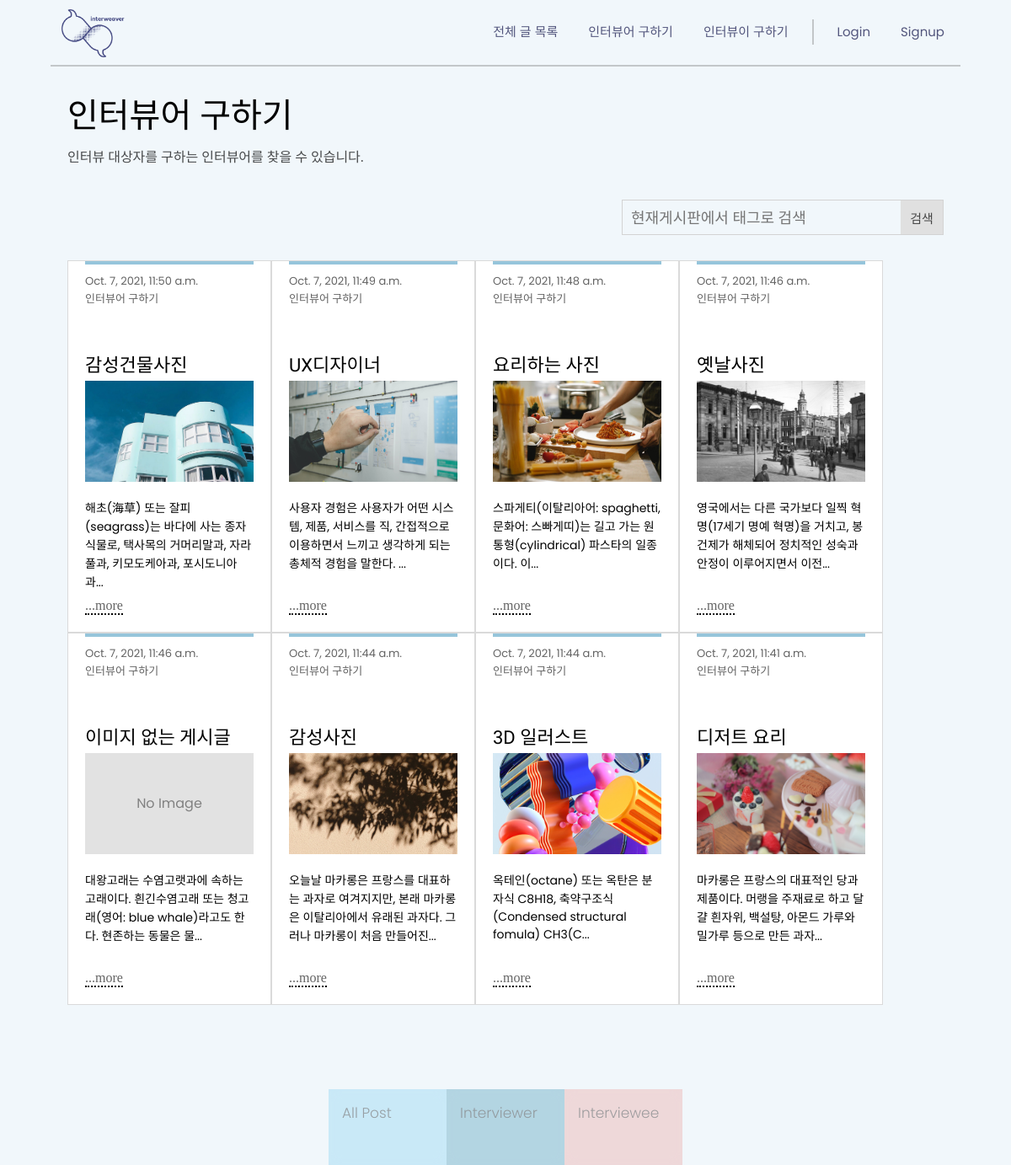
Page /blog/cate01 on the committed database.
### blog/models.py (models this page shows, shortened)
class Blog(models.Model):
    writer = models.ForeignKey(CustomUser, on_delete=models.CASCADE, null=True)
    category = models.ForeignKey(Category, on_delete=models.CASCADE, null=True)
    title = models.CharField(max_length=200)
    pub_date = models.DateTimeField('date published')
    image = models.ImageField(upload_to='images/', blank=True, null=True)
    body = models.TextField()
    hashtag = models.ManyToManyField(HashTag)
    like = models.ManyToManyField(CustomUser, related_name='likes', blank=True)
    def summary(self):
        return self.body[:70]

class Category(models.Model):
    category_name = models.CharField(max_length=30)
    parent = models.ForeignKey(
        'self', on_delete=models.CASCADE, blank=True, null=True)
    class Meta:
        unique_together = ["category_name"]
    def __str__(self):
        return self.category_name

### blog/views.py (the view)
# urls.py: path('blog/cate01', blog.views.cate01, name="cate01"),
def cate01(request):
    blogs = Blog.objects.all().filter(category_id=1).order_by('-pub_date')
    return render(request, 'cate01.html', {'blogs': blogs})

### blog/templates/cate01.html (shortened to what this page needs)
<!DOCTYPE html>
<html lang="en">
<head>
    <link rel="stylesheet" type="text/css" href="/static/css/base_gnb.css" />
    <link rel="stylesheet" type="text/css" href="/static/css/cate01.css" />
    <link rel="stylesheet" type="text/css" href="/static/css/base_nav.css" />
</head>
<body>
    {% extends 'base_gnb.html' %}
    {% block content %}
    <div class = "wrap02">
        <div><p>인터뷰어 구하기</p></div>
        <div><p>인터뷰 대상자를 구하는 인터뷰어를 찾을 수 있습니다.</p></div>
    </div>
    <div class = "wrap_form">
        <form class = "search" method='POST' action="{% url 'search01' %}">
            <input type="text" name="keyword" placeholder="현재게시판에서 태그로 검색">
            <button class="button" type="submit">검색</button>
        </form>
    </div>
    <div class = "wrap03">
        <div>
            {% for blog in blogs.all %}
            <a href="{% url 'detail' blog.id %}">
            <div class = "blog_post" >
                <div class = "top_line"></div>
                <p class = "blog_info">
                    {{ blog.pub_date }}<br>
                    {{ blog.category }}
                </p>
                <h1 class = "blog_title">{{ blog.title}}</h1>
                <div class = "image_wrap">
                {% if blog.image %}
                <img class="blog_image" src="{{ blog.image.url }}">
                {% endif %}
                {% if not blog.image %}
                <div>No Image</div>
                {% endif %}
            </div>
            <p class = "blog_sum">{{ blog.summary }}...</p>
            <a class = "more" href="{% url 'detail' blog.id %}">...more</a>
            </div>
        </a>
        {% endfor %}
        </div>
    </div>
    <div class = "nav_wrap">
        <div class = "nav_card">
            <a href="{% url 'all_list' %}"><p>All Post</p></a>
            <a href="{% url 'cate01' %}"><p>Interviewer</p></a>
            <a href="{% url 'cate02' %}"><p>Interviewee </p></a>
        </div>
    </div>
    {% endblock %}

### blog/static/css/cate01.css (style rules this page uses)
* { margin: 0; padding: 0; }
a { text-decoration: none; }
html { scroll-behavior: smooth; }
body { min-width: 1000px; background-color: #f1f7fb; margin: 0; }
.wrap02 { padding-top: 75px; width: 100%; }
.wrap02 > div:nth-child(1) { margin-bottom: 10px; margin-top: 30px; margin-left: 80px; font-family: "Pretendard-Regular"; font-size: 40px; font-weight: 300; }
.wrap02 > div:nth-child(2) { margin-bottom: 40px; margin-left: 80px; font-family: "Pretendard-Regular"; font-size: 1em; font-weight: 400; opacity: 0.7; }
.wrap_form { width: 100%; }
.wrap_form > .search { float: right; display: block; margin-right: 80px; margin-bottom: 30px; height: 40px; width: 380px; border: 1px solid lightgrey; }
.search > input { font-size: 18px; line-height: 23px; padding: 10px; border: 0px; width: 250px; float: left; outline: none; background-color: rgba(0, 0, 0, 0); font-family: "Pretendard-Regular"; }
.search > button { float: right; width: 50px; height: 100%; border: 0px; background-color: rgb(224, 224, 224); font-family: "Pretendard-Regular"; color: #464646; font-size: 15px; transition: 0.3s; }
.wrap03 { width: 100%; display: flex; margin-bottom: 100px; }
.wrap03 > div:nth-child(1) { margin: 0 auto; margin-left: 80px; display: flex; flex-direction: row; flex-wrap: wrap; }
.wrap03 > div:nth-child(1) > div { display: block; width: 200px; height: 420px; }
.top_line { position: relative; bottom: 10px; border-top: 4px solid #96c5db; }
.blog_post { border: 1px solid rgb(218, 218, 218); background-color: #ffffff; padding: 10px 20px; position: relative; transition: 0.3s; top: 0px; }
.blog_info { font-family: "Poppins", "Pretendard-Regular"; font-size: 13px; font-weight: 400; margin-bottom: 50px; color: rgb(99, 99, 99); }
.blog_title { font-family: "Hahmlet", serif; font-size: 22px; font-weight: 500; margin-bottom: 5px; color: black; }
.image_wrap { width: 100%; height: 120px; background-color: rgba(110, 110, 110, 0.2); margin-bottom: 20px; text-align: center; }
.image_wrap > .blog_image { width: 100%; height: 100%; object-fit: cover; }
.image_wrap > div:nth-of-type(1) { display: inline-block; line-height: 120px; color: rgb(129, 129, 129); font-family: "Poppins"; }
.blog_sum { font-family: "Poppins", "Pretendard-Regular"; font-size: 14px; font-weight: 400; color: black; }
.blog_post > .more { position: absolute; bottom: 20px; color: rgb(99, 99, 99); border-bottom: 2px dotted black; }

### blog/static/css/base_nav.css (style rules this page uses)
.nav_wrap { margin-top: 30px; position: sticky; bottom: 0; width: 100%; display: flex; justify-content: center; }
.nav_card { overflow: hidden; }
.nav_card > a { float: left; width: 140px; height: 90px; opacity: 0.5; backdrop-filter: blur(7px); }
.nav_card > a:nth-child(1) { background-color: rgba(144, 214, 243, 0.8); }
.nav_card > a:nth-child(2) { background-color: rgb(88, 163, 191, 0.8); }
.nav_card > a:nth-child(3) { background-color: rgb(236, 172, 168, 0.8); }
.nav_card > a > p { padding: 16px; font-family: "Poppins"; font-size: 17px; line-height: 25px; font-weight: 300; color: rgba(36, 36, 36, 0.8); }

### rows in the picture
Blog: pub_date "Oct. 7, 2021, 11:50 a.m.", category "인터뷰어 구하기", title "감성건물사진", image (picture), summary "해초(海草) 또는 잘피(seagrass)는 바다에 사는 종자식물로, 택사목의 거머리말과, 자라풀과, 키모도케아과, 포시도니아과"
Blog: pub_date "Oct. 7, 2021, 11:49 a.m.", category "인터뷰어 구하기", title "UX디자이너", image (picture), summary "사용자 경험은 사용자가 어떤 시스템, 제품, 서비스를 직, 간접적으로 이용하면서 느끼고 생각하게 되는 총체적 경험을 말한다."
Blog: pub_date "Oct. 7, 2021, 11:48 a.m.", category "인터뷰어 구하기", title "요리하는 사진", image (picture), summary "스파게티(이탈리아어: spaghetti, 문화어: 스빠게띠)는 길고 가는 원통형(cylindrical) 파스타의 일종이다. 이"
Blog: pub_date "Oct. 7, 2021, 11:46 a.m.", category "인터뷰어 구하기", title "옛날사진", image (picture), summary "영국에서는 다른 국가보다 일찍 혁명(17세기 명예 혁명)을 거치고, 봉건제가 해체되어 정치적인 성숙과 안정이 이루어지면서 이전"
Blog: pub_date "Oct. 7, 2021, 11:46 a.m.", category "인터뷰어 구하기", title "이미지 없는 게시글", image "No Image", summary "대왕고래는 수염고랫과에 속하는 고래이다. 흰긴수염고래 또는 청고래(영어: blue whale)라고도 한다. 현존하는 동물은 물"
Blog: pub_date "Oct. 7, 2021, 11:44 a.m.", category "인터뷰어 구하기", title "감성사진", image (picture), summary "오늘날 마카롱은 프랑스를 대표하는 과자로 여겨지지만, 본래 마카롱은 이탈리아에서 유래된 과자다. 그러나 마카롱이 처음 만들어진"
Blog: pub_date "Oct. 7, 2021, 11:44 a.m.", category "인터뷰어 구하기", title "3D 일러스트", image (picture), summary "옥테인(octane) 또는 옥탄은 분자식 C8H18, 축약구조식(Condensed structural fomula) CH3(C"
Blog: pub_date "Oct. 7, 2021, 11:41 a.m.", category "인터뷰어 구하기", title "디저트 요리", image (picture), summary "마카롱은 프랑스의 대표적인 당과 제품이다. 머랭을 주재료로 하고 달걀 흰자위, 백설탕, 아몬드 가루와 밀가루 등으로 만든 과자"
